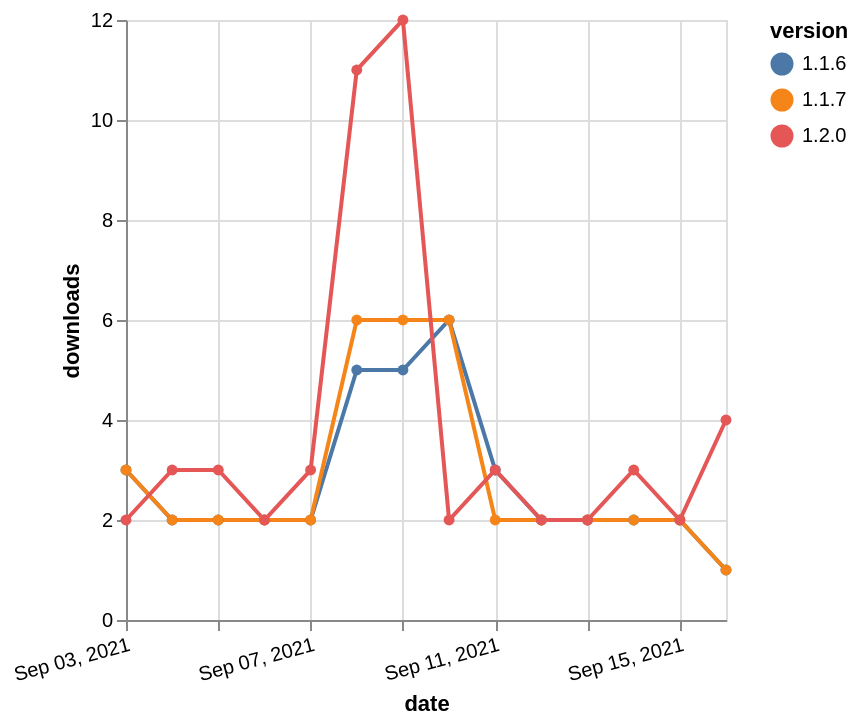

Vega-Lite specification for this chart:
### Vega-Lite specification from a JSON file in a GitHub repository (floating-point values rounded to 4 significant figures)
{"$schema": "https://vega.github.io/schema/vega-lite/v5.json", "description": "A simple bar chart with embedded data.", "data": {"values": [{"date": "2021-09-03", "total": 2003, "delta": 3, "version": "1.1.6"}, {"date": "2021-09-04", "total": 2005, "delta": 2, "version": "1.1.6"}, {"date": "2021-09-05", "total": 2007, "delta": 2, "version": "1.1.6"}, {"date": "2021-09-06", "total": 2009, "delta": 2, "version": "1.1.6"}, {"date": "2021-09-07", "total": 2011, "delta": 2, "version": "1.1.6"}, {"date": "2021-09-08", "total": 2016, "delta": 5, "version": "1.1.6"}, {"date": "2021-09-09", "total": 2021, "delta": 5, "version": "1.1.6"}, {"date": "2021-09-10", "total": 2027, "delta": 6, "version": "1.1.6"}, {"date": "2021-09-11", "total": 2030, "delta": 3, "version": "1.1.6"}, {"date": "2021-09-12", "total": 2032, "delta": 2, "version": "1.1.6"}, {"date": "2021-09-13", "total": 2034, "delta": 2, "version": "1.1.6"}, {"date": "2021-09-14", "total": 2036, "delta": 2, "version": "1.1.6"}, {"date": "2021-09-15", "total": 2038, "delta": 2, "version": "1.1.6"}, {"date": "2021-09-16", "total": 2039, "delta": 1, "version": "1.1.6"}, {"date": "2021-09-03", "total": 1275, "delta": 3, "version": "1.1.7"}, {"date": "2021-09-04", "total": 1277, "delta": 2, "version": "1.1.7"}, {"date": "2021-09-05", "total": 1279, "delta": 2, "version": "1.1.7"}, {"date": "2021-09-06", "total": 1281, "delta": 2, "version": "1.1.7"}, {"date": "2021-09-07", "total": 1283, "delta": 2, "version": "1.1.7"}, {"date": "2021-09-08", "total": 1289, "delta": 6, "version": "1.1.7"}, {"date": "2021-09-09", "total": 1295, "delta": 6, "version": "1.1.7"}, {"date": "2021-09-10", "total": 1301, "delta": 6, "version": "1.1.7"}, {"date": "2021-09-11", "total": 1303, "delta": 2, "version": "1.1.7"}, {"date": "2021-09-12", "total": 1305, "delta": 2, "version": "1.1.7"}, {"date": "2021-09-13", "total": 1307, "delta": 2, "version": "1.1.7"}, {"date": "2021-09-14", "total": 1309, "delta": 2, "version": "1.1.7"}, {"date": "2021-09-15", "total": 1311, "delta": 2, "version": "1.1.7"}, {"date": "2021-09-16", "total": 1312, "delta": 1, "version": "1.1.7"}, {"date": "2021-09-03", "total": 1197, "delta": 2, "version": "1.2.0"}, {"date": "2021-09-04", "total": 1200, "delta": 3, "version": "1.2.0"}, {"date": "2021-09-05", "total": 1203, "delta": 3, "version": "1.2.0"}, {"date": "2021-09-06", "total": 1205, "delta": 2, "version": "1.2.0"}, {"date": "2021-09-07", "total": 1208, "delta": 3, "version": "1.2.0"}, {"date": "2021-09-08", "total": 1219, "delta": 11, "version": "1.2.0"}, {"date": "2021-09-09", "total": 1231, "delta": 12, "version": "1.2.0"}, {"date": "2021-09-10", "total": 1233, "delta": 2, "version": "1.2.0"}, {"date": "2021-09-11", "total": 1236, "delta": 3, "version": "1.2.0"}, {"date": "2021-09-12", "total": 1238, "delta": 2, "version": "1.2.0"}, {"date": "2021-09-13", "total": 1240, "delta": 2, "version": "1.2.0"}, {"date": "2021-09-14", "total": 1243, "delta": 3, "version": "1.2.0"}, {"date": "2021-09-15", "total": 1245, "delta": 2, "version": "1.2.0"}, {"date": "2021-09-16", "total": 1249, "delta": 4, "version": "1.2.0"}]}, "width": "container", "mark": {"type": "line", "point": {"filled": true}}, "encoding": {"x": {"field": "date", "type": "temporal", "timeUnit": "yearmonthdate", "title": "date", "axis": {"labelAngle": -15}}, "y": {"field": "delta", "type": "quantitative", "title": "downloads"}, "color": {"field": "version", "type": "nominal"}, "tooltip": {"field": "delta"}}}
